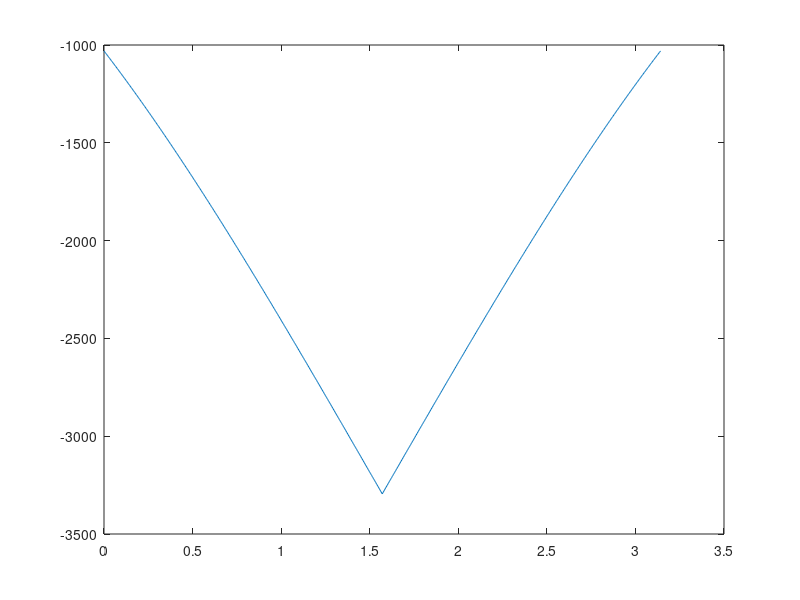

This chart was generated by the following MATLAB code: (Note: this script raises an error after producing the figure.)
clear all 
close all 
t=0:pi/1000:pi;
tsample=pi/1000;
x=t;
y=-t;

% 
[XYcorr,lag]=xcorr(x,y,1000);
XYconv=conv(x,conj(fliplr(y)),'same');
figure
plot(t,XYconv)
hold on 
plot(t,XYcorr,'r-');shg
% RESULTS: correlation is equal to convolving x to conj of y(-t)
% 
xf=fft(x);
figure;plot(abs(fftshift(xf)));shg;
figure;plot(t,ifft(xf),t,x);shg;
% RESULTS: fft and ifft return x, fftshift is only for realigning
%
XYconvF=fft(XYconv);
XYcorrF=fft(XYcorr);
figure;plot(abs(fftshift(XYconvF)));
hold on; 
plot(abs(fftshift(XYcorrF)),'r--');shg;
% RESULTS: convolution and correlation agree. 
% 
xpad=([x,zeros(1,length(x)+length(y)-1-length(x))]);
ypad=([fliplr(y),zeros(1,length(x)+length(y)-1-length(y))]);
test=fft(xpad).*fft(ypad);
figure;plot(ifft(test));hold on;plot(XYcorr)
% RESULTS: circular convolution and FFT 
% 
xpad=([x,zeros(1,length(x)+length(y)-1-length(x))]);
ypad=([y,zeros(1,length(x)+length(y)-1-length(y))]);
test=fft(xpad).*conj(fft(ypad));
figure;plot(ifft(test));hold on;plot(XYcorr)
plot(XYcorr,'r-');shg;
% RESULT: this works!!
% 
xpad=([x,zeros(1,length(x)+length(y)-1-length(x))]);
ypad=([fliplr(x),zeros(1,length(x)+length(y)-1-length(y))]);
test=fft(xpad).*fft(ypad);
figure;plot(ifft(test));hold on;plot(xcorr(x,x,1000))

%% coding the whole process 
% 1-testing two signal in different frequencies. 
% xx , xy ,yy

